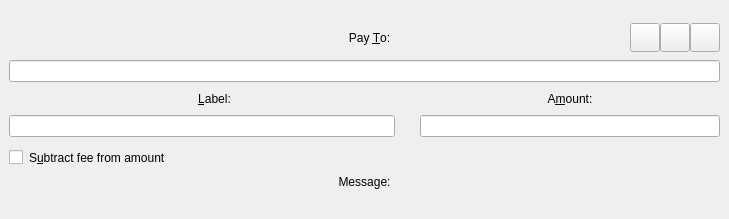
<?xml version="1.0" encoding="UTF-8"?>
<ui version="4.0">
 <class>SendCoinsEntry</class>
 <widget class="QStackedWidget" name="SendCoinsEntry">
  <property name="geometry">
   <rect>
    <x>0</x>
    <y>0</y>
    <width>729</width>
    <height>219</height>
   </rect>
  </property>
  <property name="focusPolicy">
   <enum>Qt::TabFocus</enum>
  </property>
  <property name="autoFillBackground">
   <bool>false</bool>
  </property>
  <property name="styleSheet">
   <string notr="true">#SendCoins, #SendCoins{
  background:transparent;
}</string>
  </property>
  <property name="currentIndex">
   <number>0</number>
  </property>
  <widget class="QFrame" name="SendCoins">
   <property name="toolTip">
    <string>This is a normal payment.</string>
   </property>
   <property name="styleSheet">
    <string notr="true"/>
   </property>
   <property name="frameShape">
    <enum>QFrame::NoFrame</enum>
   </property>
   <layout class="QGridLayout" name="gridLayout">
    <property name="topMargin">
     <number>8</number>
    </property>
    <property name="bottomMargin">
     <number>4</number>
    </property>
    <property name="horizontalSpacing">
     <number>12</number>
    </property>
    <property name="verticalSpacing">
     <number>8</number>
    </property>
    <item row="8" column="0">
     <widget class="QLabel" name="messageTextLabel">
      <property name="toolTip">
       <string>A message that was attached to the paccoin: URI which will be stored with the transaction for your reference. Note: This message will not be sent over the Paccoin network.</string>
      </property>
      <property name="textFormat">
       <enum>Qt::PlainText</enum>
      </property>
     </widget>
    </item>
    <item row="6" column="0">
     <layout class="QHBoxLayout" name="horizontalLayoutAmount" stretch="1">
      <item>
       <widget class="QCheckBox" name="checkboxSubtractFeeFromAmount">
        <property name="toolTip">
         <string>The fee will be deducted from the amount being sent. The recipient will receive a lower amount of Paccoin than you enter in the amount field. If multiple recipients are selected, the fee is split equally.</string>
        </property>
        <property name="styleSheet">
         <string notr="true">margin: 5px 0 0 0;</string>
        </property>
        <property name="text">
         <string>S&amp;ubtract fee from amount</string>
        </property>
       </widget>
      </item>
     </layout>
    </item>
    <item row="4" column="0">
     <layout class="QHBoxLayout" name="inputsContainer">
      <item>
       <widget class="QLineEdit" name="addAsLabel">
        <property name="toolTip">
         <string>Enter a label for this address to add it to the list of used addresses</string>
        </property>
        <property name="class" stdset="0">
         <string>LineEdit</string>
        </property>
       </widget>
      </item>
      <item>
       <spacer name="horizontalSpacer_2">
        <property name="orientation">
         <enum>Qt::Horizontal</enum>
        </property>
        <property name="sizeType">
         <enum>QSizePolicy::Preferred</enum>
        </property>
        <property name="sizeHint" stdset="0">
         <size>
          <width>25</width>
          <height>20</height>
         </size>
        </property>
       </spacer>
      </item>
      <item>
       <widget class="BitcoinAmountField" name="payAmount">
        <property name="maximumSize">
         <size>
          <width>300</width>
          <height>16777215</height>
         </size>
        </property>
        <property name="class" stdset="0">
         <string>LineEdit_PacCoins</string>
        </property>
       </widget>
      </item>
     </layout>
    </item>
    <item row="1" column="0">
     <layout class="QHBoxLayout" name="PayToHeader">
      <item>
       <spacer name="horizontalSpacer">
        <property name="orientation">
         <enum>Qt::Horizontal</enum>
        </property>
        <property name="sizeType">
         <enum>QSizePolicy::Fixed</enum>
        </property>
        <property name="sizeHint" stdset="0">
         <size>
          <width>100</width>
          <height>20</height>
         </size>
        </property>
       </spacer>
      </item>
      <item>
       <widget class="QLabel" name="payToLabel">
        <property name="text">
         <string>Pay &amp;To:</string>
        </property>
        <property name="alignment">
         <set>Qt::AlignCenter</set>
        </property>
        <property name="buddy">
         <cstring>payTo</cstring>
        </property>
        <property name="class" stdset="0">
         <string>titleLabel</string>
        </property>
       </widget>
      </item>
      <item>
       <widget class="QToolButton" name="addressBookButton">
        <property name="toolTip">
         <string>Choose previously used address</string>
        </property>
        <property name="text">
         <string/>
        </property>
        <property name="iconSize">
         <size>
          <width>22</width>
          <height>22</height>
         </size>
        </property>
        <property name="shortcut">
         <string>Alt+A</string>
        </property>
        <property name="class" stdset="0">
         <string>QuickButton</string>
        </property>
       </widget>
      </item>
      <item>
       <widget class="QToolButton" name="pasteButton">
        <property name="toolTip">
         <string>Paste address from clipboard</string>
        </property>
        <property name="text">
         <string/>
        </property>
        <property name="iconSize">
         <size>
          <width>22</width>
          <height>22</height>
         </size>
        </property>
        <property name="shortcut">
         <string>Alt+P</string>
        </property>
        <property name="class" stdset="0">
         <string>QuickButton</string>
        </property>
       </widget>
      </item>
      <item>
       <widget class="QToolButton" name="deleteButton">
        <property name="toolTip">
         <string>Remove this entry</string>
        </property>
        <property name="text">
         <string/>
        </property>
        <property name="iconSize">
         <size>
          <width>22</width>
          <height>22</height>
         </size>
        </property>
        <property name="class" stdset="0">
         <string>QuickButton</string>
        </property>
       </widget>
      </item>
     </layout>
    </item>
    <item row="7" column="0">
     <widget class="QLabel" name="messageLabel">
      <property name="text">
       <string>Message:</string>
      </property>
      <property name="alignment">
       <set>Qt::AlignCenter</set>
      </property>
      <property name="class" stdset="0">
       <string>titleLabel</string>
      </property>
     </widget>
    </item>
    <item row="3" column="0">
     <layout class="QHBoxLayout" name="labelAmounTitles">
      <item>
       <widget class="QLabel" name="labellLabel">
        <property name="sizePolicy">
         <sizepolicy hsizetype="Expanding" vsizetype="Preferred">
          <horstretch>0</horstretch>
          <verstretch>0</verstretch>
         </sizepolicy>
        </property>
        <property name="text">
         <string>&amp;Label:</string>
        </property>
        <property name="alignment">
         <set>Qt::AlignCenter</set>
        </property>
        <property name="buddy">
         <cstring>addAsLabel</cstring>
        </property>
        <property name="class" stdset="0">
         <string>titleLabel</string>
        </property>
       </widget>
      </item>
      <item>
       <widget class="QLabel" name="amountLabel">
        <property name="sizePolicy">
         <sizepolicy hsizetype="Expanding" vsizetype="Preferred">
          <horstretch>0</horstretch>
          <verstretch>0</verstretch>
         </sizepolicy>
        </property>
        <property name="maximumSize">
         <size>
          <width>300</width>
          <height>16777215</height>
         </size>
        </property>
        <property name="text">
         <string>A&amp;mount:</string>
        </property>
        <property name="alignment">
         <set>Qt::AlignCenter</set>
        </property>
        <property name="buddy">
         <cstring>payAmount</cstring>
        </property>
        <property name="class" stdset="0">
         <string>titleLabel</string>
        </property>
       </widget>
      </item>
     </layout>
    </item>
    <item row="2" column="0">
     <layout class="QHBoxLayout" name="payToLayout">
      <property name="spacing">
       <number>0</number>
      </property>
      <item>
       <widget class="QValidatedLineEdit" name="payTo">
        <property name="toolTip">
         <string>The Paccoin address to send the payment to</string>
        </property>
        <property name="class" stdset="0">
         <string>LineEdit</string>
        </property>
       </widget>
      </item>
     </layout>
    </item>
    <item row="0" column="0">
     <spacer name="verticalSpacer">
      <property name="orientation">
       <enum>Qt::Vertical</enum>
      </property>
      <property name="sizeType">
       <enum>QSizePolicy::Fixed</enum>
      </property>
      <property name="sizeHint" stdset="0">
       <size>
        <width>20</width>
        <height>15</height>
       </size>
      </property>
     </spacer>
    </item>
   </layout>
  </widget>
  <widget class="QFrame" name="SendCoins_UnauthenticatedPaymentRequest">
   <property name="palette">
    <palette>
     <active>
      <colorrole role="WindowText">
       <brush brushstyle="SolidPattern">
        <color alpha="255">
         <red>0</red>
         <green>0</green>
         <blue>0</blue>
        </color>
       </brush>
      </colorrole>
      <colorrole role="Button">
       <brush brushstyle="SolidPattern">
        <color alpha="255">
         <red>255</red>
         <green>255</green>
         <blue>127</blue>
        </color>
       </brush>
      </colorrole>
      <colorrole role="Light">
       <brush brushstyle="SolidPattern">
        <color alpha="255">
         <red>255</red>
         <green>255</green>
         <blue>255</blue>
        </color>
       </brush>
      </colorrole>
      <colorrole role="Midlight">
       <brush brushstyle="SolidPattern">
        <color alpha="255">
         <red>255</red>
         <green>255</green>
         <blue>191</blue>
        </color>
       </brush>
      </colorrole>
      <colorrole role="Dark">
       <brush brushstyle="SolidPattern">
        <color alpha="255">
         <red>127</red>
         <green>127</green>
         <blue>63</blue>
        </color>
       </brush>
      </colorrole>
      <colorrole role="Mid">
       <brush brushstyle="SolidPattern">
        <color alpha="255">
         <red>170</red>
         <green>170</green>
         <blue>84</blue>
        </color>
       </brush>
      </colorrole>
      <colorrole role="Text">
       <brush brushstyle="SolidPattern">
        <color alpha="255">
         <red>0</red>
         <green>0</green>
         <blue>0</blue>
        </color>
       </brush>
      </colorrole>
      <colorrole role="BrightText">
       <brush brushstyle="SolidPattern">
        <color alpha="255">
         <red>255</red>
         <green>255</green>
         <blue>255</blue>
        </color>
       </brush>
      </colorrole>
      <colorrole role="ButtonText">
       <brush brushstyle="SolidPattern">
        <color alpha="255">
         <red>0</red>
         <green>0</green>
         <blue>0</blue>
        </color>
       </brush>
      </colorrole>
      <colorrole role="Base">
       <brush brushstyle="SolidPattern">
        <color alpha="255">
         <red>255</red>
         <green>255</green>
         <blue>255</blue>
        </color>
       </brush>
      </colorrole>
      <colorrole role="Window">
       <brush brushstyle="SolidPattern">
        <color alpha="255">
         <red>255</red>
         <green>255</green>
         <blue>127</blue>
        </color>
       </brush>
      </colorrole>
      <colorrole role="Shadow">
       <brush brushstyle="SolidPattern">
        <color alpha="255">
         <red>0</red>
         <green>0</green>
         <blue>0</blue>
        </color>
       </brush>
      </colorrole>
      <colorrole role="AlternateBase">
       <brush brushstyle="SolidPattern">
        <color alpha="255">
         <red>255</red>
         <green>255</green>
         <blue>191</blue>
        </color>
       </brush>
      </colorrole>
      <colorrole role="ToolTipBase">
       <brush brushstyle="SolidPattern">
        <color alpha="255">
         <red>255</red>
         <green>255</green>
         <blue>220</blue>
        </color>
       </brush>
      </colorrole>
      <colorrole role="ToolTipText">
       <brush brushstyle="SolidPattern">
        <color alpha="255">
         <red>0</red>
         <green>0</green>
         <blue>0</blue>
        </color>
       </brush>
      </colorrole>
     </active>
     <inactive>
      <colorrole role="WindowText">
       <brush brushstyle="SolidPattern">
        <color alpha="255">
         <red>0</red>
         <green>0</green>
         <blue>0</blue>
        </color>
       </brush>
      </colorrole>
      <colorrole role="Button">
       <brush brushstyle="SolidPattern">
        <color alpha="255">
         <red>255</red>
         <green>255</green>
         <blue>127</blue>
        </color>
       </brush>
      </colorrole>
      <colorrole role="Light">
       <brush brushstyle="SolidPattern">
        <color alpha="255">
         <red>255</red>
         <green>255</green>
         <blue>255</blue>
        </color>
       </brush>
      </colorrole>
      <colorrole role="Midlight">
       <brush brushstyle="SolidPattern">
        <color alpha="255">
         <red>255</red>
         <green>255</green>
         <blue>191</blue>
        </color>
       </brush>
      </colorrole>
      <colorrole role="Dark">
       <brush brushstyle="SolidPattern">
        <color alpha="255">
         <red>127</red>
         <green>127</green>
         <blue>63</blue>
        </color>
       </brush>
      </colorrole>
      <colorrole role="Mid">
       <brush brushstyle="SolidPattern">
        <color alpha="255">
         <red>170</red>
         <green>170</green>
         <blue>84</blue>
        </color>
       </brush>
      </colorrole>
      <colorrole role="Text">
       <brush brushstyle="SolidPattern">
        <color alpha="255">
         <red>0</red>
         <green>0</green>
         <blue>0</blue>
        </color>
       </brush>
      </colorrole>
      <colorrole role="BrightText">
       <brush brushstyle="SolidPattern">
        <color alpha="255">
         <red>255</red>
         <green>255</green>
         <blue>255</blue>
        </color>
       </brush>
      </colorrole>
      <colorrole role="ButtonText">
       <brush brushstyle="SolidPattern">
        <color alpha="255">
         <red>0</red>
         <green>0</green>
         <blue>0</blue>
        </color>
       </brush>
      </colorrole>
      <colorrole role="Base">
       <brush brushstyle="SolidPattern">
        <color alpha="255">
         <red>255</red>
         <green>255</green>
         <blue>255</blue>
        </color>
       </brush>
      </colorrole>
      <colorrole role="Window">
       <brush brushstyle="SolidPattern">
        <color alpha="255">
         <red>255</red>
         <green>255</green>
         <blue>127</blue>
        </color>
       </brush>
      </colorrole>
      <colorrole role="Shadow">
       <brush brushstyle="SolidPattern">
        <color alpha="255">
         <red>0</red>
         <green>0</green>
         <blue>0</blue>
        </color>
       </brush>
      </colorrole>
      <colorrole role="AlternateBase">
       <brush brushstyle="SolidPattern">
        <color alpha="255">
         <red>255</red>
         <green>255</green>
         <blue>191</blue>
        </color>
       </brush>
      </colorrole>
      <colorrole role="ToolTipBase">
       <brush brushstyle="SolidPattern">
        <color alpha="255">
         <red>255</red>
         <green>255</green>
         <blue>220</blue>
        </color>
       </brush>
      </colorrole>
      <colorrole role="ToolTipText">
       <brush brushstyle="SolidPattern">
        <color alpha="255">
         <red>0</red>
         <green>0</green>
         <blue>0</blue>
        </color>
       </brush>
      </colorrole>
     </inactive>
     <disabled>
      <colorrole role="WindowText">
       <brush brushstyle="SolidPattern">
        <color alpha="255">
         <red>127</red>
         <green>127</green>
         <blue>63</blue>
        </color>
       </brush>
      </colorrole>
      <colorrole role="Button">
       <brush brushstyle="SolidPattern">
        <color alpha="255">
         <red>255</red>
         <green>255</green>
         <blue>127</blue>
        </color>
       </brush>
      </colorrole>
      <colorrole role="Light">
       <brush brushstyle="SolidPattern">
        <color alpha="255">
         <red>255</red>
         <green>255</green>
         <blue>255</blue>
        </color>
       </brush>
      </colorrole>
      <colorrole role="Midlight">
       <brush brushstyle="SolidPattern">
        <color alpha="255">
         <red>255</red>
         <green>255</green>
         <blue>191</blue>
        </color>
       </brush>
      </colorrole>
      <colorrole role="Dark">
       <brush brushstyle="SolidPattern">
        <color alpha="255">
         <red>127</red>
         <green>127</green>
         <blue>63</blue>
        </color>
       </brush>
      </colorrole>
      <colorrole role="Mid">
       <brush brushstyle="SolidPattern">
        <color alpha="255">
         <red>170</red>
         <green>170</green>
         <blue>84</blue>
        </color>
       </brush>
      </colorrole>
      <colorrole role="Text">
       <brush brushstyle="SolidPattern">
        <color alpha="255">
         <red>127</red>
         <green>127</green>
         <blue>63</blue>
        </color>
       </brush>
      </colorrole>
      <colorrole role="BrightText">
       <brush brushstyle="SolidPattern">
        <color alpha="255">
         <red>255</red>
         <green>255</green>
         <blue>255</blue>
        </color>
       </brush>
      </colorrole>
      <colorrole role="ButtonText">
       <brush brushstyle="SolidPattern">
        <color alpha="255">
         <red>127</red>
         <green>127</green>
         <blue>63</blue>
        </color>
       </brush>
      </colorrole>
      <colorrole role="Base">
       <brush brushstyle="SolidPattern">
        <color alpha="255">
         <red>255</red>
         <green>255</green>
         <blue>127</blue>
        </color>
       </brush>
      </colorrole>
      <colorrole role="Window">
       <brush brushstyle="SolidPattern">
        <color alpha="255">
         <red>255</red>
         <green>255</green>
         <blue>127</blue>
        </color>
       </brush>
      </colorrole>
      <colorrole role="Shadow">
       <brush brushstyle="SolidPattern">
        <color alpha="255">
         <red>0</red>
         <green>0</green>
         <blue>0</blue>
        </color>
       </brush>
      </colorrole>
      <colorrole role="AlternateBase">
       <brush brushstyle="SolidPattern">
        <color alpha="255">
         <red>255</red>
         <green>255</green>
         <blue>127</blue>
        </color>
       </brush>
      </colorrole>
      <colorrole role="ToolTipBase">
       <brush brushstyle="SolidPattern">
        <color alpha="255">
         <red>255</red>
         <green>255</green>
         <blue>220</blue>
        </color>
       </brush>
      </colorrole>
      <colorrole role="ToolTipText">
       <brush brushstyle="SolidPattern">
        <color alpha="255">
         <red>0</red>
         <green>0</green>
         <blue>0</blue>
        </color>
       </brush>
      </colorrole>
     </disabled>
    </palette>
   </property>
   <property name="toolTip">
    <string>This is an unauthenticated payment request.</string>
   </property>
   <property name="autoFillBackground">
    <bool>true</bool>
   </property>
   <property name="frameShape">
    <enum>QFrame::NoFrame</enum>
   </property>
   <layout class="QGridLayout" name="gridLayout_is">
    <property name="spacing">
     <number>12</number>
    </property>
    <item row="0" column="0">
     <widget class="QLabel" name="payToLabel_is">
      <property name="text">
       <string>Pay To:</string>
      </property>
      <property name="alignment">
       <set>Qt::AlignRight|Qt::AlignTrailing|Qt::AlignVCenter</set>
      </property>
     </widget>
    </item>
    <item row="0" column="1">
     <layout class="QHBoxLayout" name="payToLayout_is">
      <property name="spacing">
       <number>0</number>
      </property>
      <item>
       <widget class="QLabel" name="payTo_is"/>
      </item>
      <item>
       <widget class="QToolButton" name="deleteButton_is">
        <property name="toolTip">
         <string>Remove this entry</string>
        </property>
        <property name="text">
         <string/>
        </property>
       </widget>
      </item>
     </layout>
    </item>
    <item row="1" column="0">
     <widget class="QLabel" name="memoLabel_is">
      <property name="text">
       <string>Memo:</string>
      </property>
      <property name="alignment">
       <set>Qt::AlignRight|Qt::AlignTrailing|Qt::AlignVCenter</set>
      </property>
     </widget>
    </item>
    <item row="1" column="1">
     <widget class="QLabel" name="memoTextLabel_is">
      <property name="textFormat">
       <enum>Qt::PlainText</enum>
      </property>
     </widget>
    </item>
    <item row="2" column="0">
     <widget class="QLabel" name="amountLabel_is">
      <property name="text">
       <string>A&amp;mount:</string>
      </property>
      <property name="alignment">
       <set>Qt::AlignRight|Qt::AlignTrailing|Qt::AlignVCenter</set>
      </property>
      <property name="buddy">
       <cstring>payAmount_is</cstring>
      </property>
     </widget>
    </item>
    <item row="2" column="1">
     <widget class="BitcoinAmountField" name="payAmount_is">
      <property name="acceptDrops">
       <bool>false</bool>
      </property>
     </widget>
    </item>
   </layout>
  </widget>
  <widget class="QFrame" name="SendCoins_AuthenticatedPaymentRequest">
   <property name="palette">
    <palette>
     <active>
      <colorrole role="WindowText">
       <brush brushstyle="SolidPattern">
        <color alpha="255">
         <red>0</red>
         <green>0</green>
         <blue>0</blue>
        </color>
       </brush>
      </colorrole>
      <colorrole role="Button">
       <brush brushstyle="SolidPattern">
        <color alpha="255">
         <red>140</red>
         <green>232</green>
         <blue>119</blue>
        </color>
       </brush>
      </colorrole>
      <colorrole role="Light">
       <brush brushstyle="SolidPattern">
        <color alpha="255">
         <red>230</red>
         <green>255</green>
         <blue>224</blue>
        </color>
       </brush>
      </colorrole>
      <colorrole role="Midlight">
       <brush brushstyle="SolidPattern">
        <color alpha="255">
         <red>185</red>
         <green>243</green>
         <blue>171</blue>
        </color>
       </brush>
      </colorrole>
      <colorrole role="Dark">
       <brush brushstyle="SolidPattern">
        <color alpha="255">
         <red>70</red>
         <green>116</green>
         <blue>59</blue>
        </color>
       </brush>
      </colorrole>
      <colorrole role="Mid">
       <brush brushstyle="SolidPattern">
        <color alpha="255">
         <red>93</red>
         <green>155</green>
         <blue>79</blue>
        </color>
       </brush>
      </colorrole>
      <colorrole role="Text">
       <brush brushstyle="SolidPattern">
        <color alpha="255">
         <red>0</red>
         <green>0</green>
         <blue>0</blue>
        </color>
       </brush>
      </colorrole>
      <colorrole role="BrightText">
       <brush brushstyle="SolidPattern">
        <color alpha="255">
         <red>155</red>
         <green>255</green>
         <blue>147</blue>
        </color>
       </brush>
      </colorrole>
      <colorrole role="ButtonText">
       <brush brushstyle="SolidPattern">
        <color alpha="255">
         <red>0</red>
         <green>0</green>
         <blue>0</blue>
        </color>
       </brush>
      </colorrole>
      <colorrole role="Base">
       <brush brushstyle="SolidPattern">
        <color alpha="255">
         <red>119</red>
         <green>255</green>
         <blue>233</blue>
        </color>
       </brush>
      </colorrole>
      <colorrole role="Window">
       <brush brushstyle="SolidPattern">
        <color alpha="255">
         <red>140</red>
         <green>232</green>
         <blue>119</blue>
        </color>
       </brush>
      </colorrole>
      <colorrole role="Shadow">
       <brush brushstyle="SolidPattern">
        <color alpha="255">
         <red>0</red>
         <green>0</green>
         <blue>0</blue>
        </color>
       </brush>
      </colorrole>
      <colorrole role="AlternateBase">
       <brush brushstyle="SolidPattern">
        <color alpha="255">
         <red>197</red>
         <green>243</green>
         <blue>187</blue>
        </color>
       </brush>
      </colorrole>
      <colorrole role="NoRole">
       <brush brushstyle="SolidPattern">
        <color alpha="255">
         <red>125</red>
         <green>194</green>
         <blue>122</blue>
        </color>
       </brush>
      </colorrole>
      <colorrole role="ToolTipBase">
       <brush brushstyle="SolidPattern">
        <color alpha="255">
         <red>255</red>
         <green>255</green>
         <blue>220</blue>
        </color>
       </brush>
      </colorrole>
      <colorrole role="ToolTipText">
       <brush brushstyle="SolidPattern">
        <color alpha="255">
         <red>0</red>
         <green>0</green>
         <blue>0</blue>
        </color>
       </brush>
      </colorrole>
     </active>
     <inactive>
      <colorrole role="WindowText">
       <brush brushstyle="SolidPattern">
        <color alpha="255">
         <red>0</red>
         <green>0</green>
         <blue>0</blue>
        </color>
       </brush>
      </colorrole>
      <colorrole role="Button">
       <brush brushstyle="SolidPattern">
        <color alpha="255">
         <red>140</red>
         <green>232</green>
         <blue>119</blue>
        </color>
       </brush>
      </colorrole>
      <colorrole role="Light">
       <brush brushstyle="SolidPattern">
        <color alpha="255">
         <red>230</red>
         <green>255</green>
         <blue>224</blue>
        </color>
       </brush>
      </colorrole>
      <colorrole role="Midlight">
       <brush brushstyle="SolidPattern">
        <color alpha="255">
         <red>185</red>
         <green>243</green>
         <blue>171</blue>
        </color>
       </brush>
      </colorrole>
      <colorrole role="Dark">
       <brush brushstyle="SolidPattern">
        <color alpha="255">
         <red>70</red>
         <green>116</green>
         <blue>59</blue>
        </color>
       </brush>
      </colorrole>
      <colorrole role="Mid">
       <brush brushstyle="SolidPattern">
        <color alpha="255">
         <red>93</red>
         <green>155</green>
         <blue>79</blue>
        </color>
       </brush>
      </colorrole>
      <colorrole role="Text">
       <brush brushstyle="SolidPattern">
        <color alpha="255">
         <red>0</red>
         <green>0</green>
         <blue>0</blue>
        </color>
       </brush>
      </colorrole>
      <colorrole role="BrightText">
       <brush brushstyle="SolidPattern">
        <color alpha="255">
         <red>155</red>
         <green>255</green>
         <blue>147</blue>
        </color>
       </brush>
      </colorrole>
      <colorrole role="ButtonText">
       <brush brushstyle="SolidPattern">
        <color alpha="255">
         <red>0</red>
         <green>0</green>
         <blue>0</blue>
        </color>
       </brush>
      </colorrole>
      <colorrole role="Base">
       <brush brushstyle="SolidPattern">
        <color alpha="255">
         <red>119</red>
         <green>255</green>
         <blue>233</blue>
        </color>
       </brush>
      </colorrole>
      <colorrole role="Window">
       <brush brushstyle="SolidPattern">
        <color alpha="255">
         <red>140</red>
         <green>232</green>
         <blue>119</blue>
        </color>
       </brush>
      </colorrole>
      <colorrole role="Shadow">
       <brush brushstyle="SolidPattern">
        <color alpha="255">
         <red>0</red>
         <green>0</green>
         <blue>0</blue>
        </color>
       </brush>
      </colorrole>
      <colorrole role="AlternateBase">
       <brush brushstyle="SolidPattern">
        <color alpha="255">
         <red>197</red>
         <green>243</green>
         <blue>187</blue>
        </color>
       </brush>
      </colorrole>
      <colorrole role="NoRole">
       <brush brushstyle="SolidPattern">
        <color alpha="255">
         <red>125</red>
         <green>194</green>
         <blue>122</blue>
        </color>
       </brush>
      </colorrole>
      <colorrole role="ToolTipBase">
       <brush brushstyle="SolidPattern">
        <color alpha="255">
         <red>255</red>
         <green>255</green>
         <blue>220</blue>
        </color>
       </brush>
      </colorrole>
      <colorrole role="ToolTipText">
       <brush brushstyle="SolidPattern">
        <color alpha="255">
         <red>0</red>
         <green>0</green>
         <blue>0</blue>
        </color>
       </brush>
      </colorrole>
     </inactive>
     <disabled>
      <colorrole role="WindowText">
       <brush brushstyle="SolidPattern">
        <color alpha="255">
         <red>70</red>
         <green>116</green>
         <blue>59</blue>
        </color>
       </brush>
      </colorrole>
      <colorrole role="Button">
       <brush brushstyle="SolidPattern">
        <color alpha="255">
         <red>140</red>
         <green>232</green>
         <blue>119</blue>
        </color>
       </brush>
      </colorrole>
      <colorrole role="Light">
       <brush brushstyle="SolidPattern">
        <color alpha="255">
         <red>230</red>
         <green>255</green>
         <blue>224</blue>
        </color>
       </brush>
      </colorrole>
      <colorrole role="Midlight">
       <brush brushstyle="SolidPattern">
        <color alpha="255">
         <red>185</red>
         <green>243</green>
         <blue>171</blue>
        </color>
       </brush>
      </colorrole>
      <colorrole role="Dark">
       <brush brushstyle="SolidPattern">
        <color alpha="255">
         <red>70</red>
         <green>116</green>
         <blue>59</blue>
        </color>
       </brush>
      </colorrole>
      <colorrole role="Mid">
       <brush brushstyle="SolidPattern">
        <color alpha="255">
         <red>93</red>
         <green>155</green>
         <blue>79</blue>
        </color>
       </brush>
      </colorrole>
      <colorrole role="Text">
       <brush brushstyle="SolidPattern">
        <color alpha="255">
         <red>70</red>
         <green>116</green>
         <blue>59</blue>
        </color>
       </brush>
      </colorrole>
      <colorrole role="BrightText">
       <brush brushstyle="SolidPattern">
        <color alpha="255">
         <red>155</red>
         <green>255</green>
         <blue>147</blue>
        </color>
       </brush>
      </colorrole>
      <colorrole role="ButtonText">
       <brush brushstyle="SolidPattern">
        <color alpha="255">
         <red>70</red>
         <green>116</green>
         <blue>59</blue>
        </color>
       </brush>
      </colorrole>
      <colorrole role="Base">
       <brush brushstyle="SolidPattern">
        <color alpha="255">
         <red>140</red>
         <green>232</green>
         <blue>119</blue>
        </color>
       </brush>
      </colorrole>
      <colorrole role="Window">
       <brush brushstyle="SolidPattern">
        <color alpha="255">
         <red>140</red>
         <green>232</green>
         <blue>119</blue>
        </color>
       </brush>
      </colorrole>
      <colorrole role="Shadow">
       <brush brushstyle="SolidPattern">
        <color alpha="255">
         <red>0</red>
         <green>0</green>
         <blue>0</blue>
        </color>
       </brush>
      </colorrole>
      <colorrole role="AlternateBase">
       <brush brushstyle="SolidPattern">
        <color alpha="255">
         <red>140</red>
         <green>232</green>
         <blue>119</blue>
        </color>
       </brush>
      </colorrole>
      <colorrole role="NoRole">
       <brush brushstyle="SolidPattern">
        <color alpha="255">
         <red>125</red>
         <green>194</green>
         <blue>122</blue>
        </color>
       </brush>
      </colorrole>
      <colorrole role="ToolTipBase">
       <brush brushstyle="SolidPattern">
        <color alpha="255">
         <red>255</red>
         <green>255</green>
         <blue>220</blue>
        </color>
       </brush>
      </colorrole>
      <colorrole role="ToolTipText">
       <brush brushstyle="SolidPattern">
        <color alpha="255">
         <red>0</red>
         <green>0</green>
         <blue>0</blue>
        </color>
       </brush>
      </colorrole>
     </disabled>
    </palette>
   </property>
   <property name="toolTip">
    <string>This is an authenticated payment request.</string>
   </property>
   <property name="autoFillBackground">
    <bool>true</bool>
   </property>
   <property name="frameShape">
    <enum>QFrame::NoFrame</enum>
   </property>
   <layout class="QGridLayout" name="gridLayout_s">
    <property name="spacing">
     <number>12</number>
    </property>
    <item row="0" column="0">
     <widget class="QLabel" name="payToLabel_s">
      <property name="text">
       <string>Pay To:</string>
      </property>
      <property name="alignment">
       <set>Qt::AlignRight|Qt::AlignTrailing|Qt::AlignVCenter</set>
      </property>
     </widget>
    </item>
    <item row="0" column="1">
     <layout class="QHBoxLayout" name="payToLayout_s">
      <property name="spacing">
       <number>0</number>
      </property>
      <item>
       <widget class="QLabel" name="payTo_s">
        <property name="textFormat">
         <enum>Qt::PlainText</enum>
        </property>
       </widget>
      </item>
      <item>
       <widget class="QToolButton" name="deleteButton_s">
        <property name="toolTip">
         <string>Remove this entry</string>
        </property>
        <property name="text">
         <string/>
        </property>
       </widget>
      </item>
     </layout>
    </item>
    <item row="1" column="0">
     <widget class="QLabel" name="memoLabel_s">
      <property name="text">
       <string>Memo:</string>
      </property>
      <property name="alignment">
       <set>Qt::AlignRight|Qt::AlignTrailing|Qt::AlignVCenter</set>
      </property>
     </widget>
    </item>
    <item row="1" column="1">
     <widget class="QLabel" name="memoTextLabel_s">
      <property name="textFormat">
       <enum>Qt::PlainText</enum>
      </property>
     </widget>
    </item>
    <item row="2" column="0">
     <widget class="QLabel" name="amountLabel_s">
      <property name="text">
       <string>A&amp;mount:</string>
      </property>
      <property name="alignment">
       <set>Qt::AlignRight|Qt::AlignTrailing|Qt::AlignVCenter</set>
      </property>
      <property name="buddy">
       <cstring>payAmount_s</cstring>
      </property>
     </widget>
    </item>
    <item row="2" column="1">
     <widget class="BitcoinAmountField" name="payAmount_s">
      <property name="acceptDrops">
       <bool>false</bool>
      </property>
     </widget>
    </item>
   </layout>
  </widget>
 </widget>
 <customwidgets>
  <customwidget>
   <class>QValidatedLineEdit</class>
   <extends>QLineEdit</extends>
   <header>qvalidatedlineedit.h</header>
  </customwidget>
  <customwidget>
   <class>BitcoinAmountField</class>
   <extends>QLineEdit</extends>
   <header>bitcoinamountfield.h</header>
   <container>1</container>
  </customwidget>
 </customwidgets>
 <tabstops>
  <tabstop>payTo</tabstop>
  <tabstop>payAmount_is</tabstop>
  <tabstop>deleteButton_is</tabstop>
  <tabstop>payAmount_s</tabstop>
  <tabstop>deleteButton_s</tabstop>
 </tabstops>
 <resources/>
 <connections/>
</ui>
